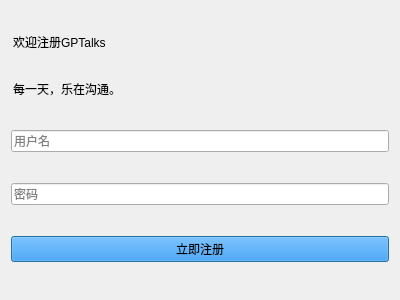
<?xml version="1.0" encoding="UTF-8"?>
<ui version="4.0">
 <class>signup_dialog</class>
 <widget class="QDialog" name="signup_dialog">
  <property name="enabled">
   <bool>true</bool>
  </property>
  <property name="geometry">
   <rect>
    <x>0</x>
    <y>0</y>
    <width>400</width>
    <height>300</height>
   </rect>
  </property>
  <property name="windowTitle">
   <string>注册</string>
  </property>
  <layout class="QHBoxLayout" name="horizontalLayout">
   <item>
    <layout class="QVBoxLayout" name="verticalLayout">
     <item>
      <widget class="QLineEdit" name="lineEdit_1">
       <property name="sizePolicy">
        <sizepolicy hsizetype="MinimumExpanding" vsizetype="Fixed">
         <horstretch>0</horstretch>
         <verstretch>0</verstretch>
        </sizepolicy>
       </property>
       <property name="minimumSize">
        <size>
         <width>300</width>
         <height>0</height>
        </size>
       </property>
       <property name="styleSheet">
        <string notr="true">font: 20pt &quot;Microsoft YaHei UI&quot;;
background-color: rgba(255, 255, 255, 0);</string>
       </property>
       <property name="text">
        <string>欢迎注册GPTalks</string>
       </property>
       <property name="frame">
        <bool>false</bool>
       </property>
       <property name="dragEnabled">
        <bool>false</bool>
       </property>
       <property name="readOnly">
        <bool>true</bool>
       </property>
       <property name="cursorMoveStyle">
        <enum>Qt::LogicalMoveStyle</enum>
       </property>
       <property name="clearButtonEnabled">
        <bool>false</bool>
       </property>
      </widget>
     </item>
     <item>
      <widget class="QLineEdit" name="lineEdit_2">
       <property name="styleSheet">
        <string notr="true">font: 12pt &quot;Microsoft YaHei UI&quot;;
background-color: rgba(255, 255, 255, 0);</string>
       </property>
       <property name="text">
        <string>每一天，乐在沟通。</string>
       </property>
       <property name="frame">
        <bool>false</bool>
       </property>
       <property name="readOnly">
        <bool>true</bool>
       </property>
      </widget>
     </item>
     <item>
      <widget class="QLineEdit" name="lineEdit_username">
       <property name="styleSheet">
        <string notr="true">font: 12pt &quot;Microsoft YaHei UI&quot;;</string>
       </property>
       <property name="placeholderText">
        <string>用户名</string>
       </property>
       <property name="clearButtonEnabled">
        <bool>true</bool>
       </property>
      </widget>
     </item>
     <item>
      <widget class="QLineEdit" name="lineEdit_password">
       <property name="styleSheet">
        <string notr="true">font: 12pt &quot;Microsoft YaHei UI&quot;;</string>
       </property>
       <property name="placeholderText">
        <string>密码</string>
       </property>
       <property name="clearButtonEnabled">
        <bool>true</bool>
       </property>
      </widget>
     </item>
     <item>
      <widget class="QPushButton" name="pushButton_submit">
       <property name="whatsThis">
        <string>&lt;html&gt;&lt;head/&gt;&lt;body&gt;&lt;p&gt;&lt;br/&gt;&lt;/p&gt;&lt;/body&gt;&lt;/html&gt;</string>
       </property>
       <property name="styleSheet">
        <string notr="true">font: 12pt &quot;Microsoft YaHei UI&quot;;
background-color: rgba(0, 133, 255,255);</string>
       </property>
       <property name="text">
        <string>立即注册</string>
       </property>
       <property name="default">
        <bool>false</bool>
       </property>
       <property name="flat">
        <bool>false</bool>
       </property>
      </widget>
     </item>
    </layout>
   </item>
  </layout>
 </widget>
 <resources/>
 <connections/>
</ui>
